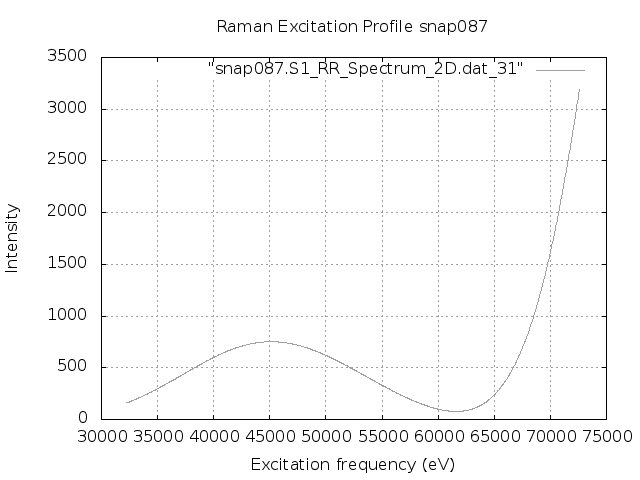

The script that saved this image:
set terminal png
set output "snap087.S1.REP_frozen.png"
set xlabel 'Excitation frequency (eV)'
set ylabel 'Intensity'
set title "Raman Excitation Profile snap087"
set grid
set autoscale
plot "snap087.S1_RR_Spectrum_2D.dat_31" with lines lc "blue"
exit
